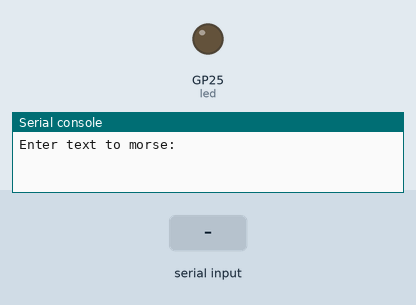
A program run on a simulated Raspberry Pi Pico running MicroPython. Parts: output pins drawn as LEDs (lit = HIGH), the last lines printed to the serial console. The test bench sets the inputs (shaded band).

Above: at 1.2 s.
1.3 s: "." typed at the serial console, then Enter
At 2.7 s:
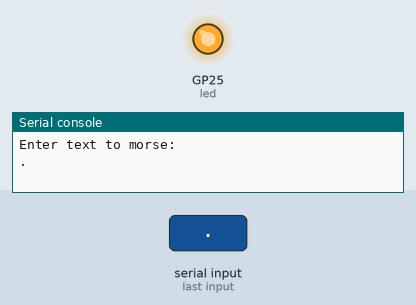
Timing chart, 0 to 10.3 s (numbered marks = the images above; inputs shaded):
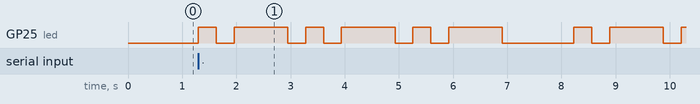

Measured:
- after the input at 1.3 s, GP25 (led): LOW → HIGH at once, → LOW 0.33 s later, → HIGH 0.33 s later, → LOW 0.99 s later, … (17 changes in this stretch)

The program:

morse_code.py
```python
# Simple example for morse code by flashing a LED
from machine import Pin
from time import sleep

led = Pin("LED", Pin.OUT)

MORSE_CODE_SHORT_DELAY = 0.33  # seconds
MORSE_CODE_LONG_DELAY = MORSE_CODE_SHORT_DELAY * 3  # seconds
MORCE_CODE_WORD_DELAY = MORSE_CODE_SHORT_DELAY * 6  # seconds

morse_code_dict = {
    'A': '.-',
    'B': '-...',
    'C': '-.-.',
    'D': '-..',
    'E': '.',
    'F': '..-.',
    'G': '--.',
    'H': '....',
    'I': '..',
    'J': '.---',
    'K': '-.-',
    'L': '.-..',
    'M': '--',
    'N': '-.',
    'O': '---',
    'P': '.--.',
    'Q': '--.-',
    'R': '.-.',
    'S': '...',
    'T': '-',
    'U': '..-',
    'V': '...-',
    'W': '.--',
    'X': '-..-',
    'Y': '-.--',
    'Z': '--..',
    '0': '-----',
    '1': '.----',
    '2': '..---',
    '3': '...--',
    '4': '....-',
    '5': '.....',
    '6': '-....',
    '7': '--...',
    '8': '---..',
    '9': '----.',
    ' ': ' ',
    ',': '--..--',
    '.': '.-.-.-',
    '?': '..--..',
    ';': '-.-.-.',
    ':': '---...',
    "'": '.----.',
    '-': '-....-',
    '/': '-..-.',
    '': '-.--.-',
    ')': '-.--.-',
    '_': '..--.-'
}
text = input("Enter text to morse: ")  # e.g. sos
try:
    while True:  # Endlosschleife
        for character in text:
            morse_code = morse_code_dict[character.upper()]
            for code in morse_code:
                if code == ' ':  # White space, e.g. between words
                    sleep(MORSE_CODE_SHORT_DELEAY)
                    continue
                elif code == '.':
                    morse_length = MORSE_CODE_SHORT_DELAY
                elif code == "-":
                    morse_length = MORSE_CODE_LONG_DELAY
                else:
                   continue
                led.on()
                sleep(morse_length)
                led.off()
                sleep(MORSE_CODE_SHORT_DELAY)
        sleep(MORSE_CODE_LONG_DELAY)  # Delay after text send.
except KeyboardInterrupt:
    print("Programmende")
    led.off()
```
